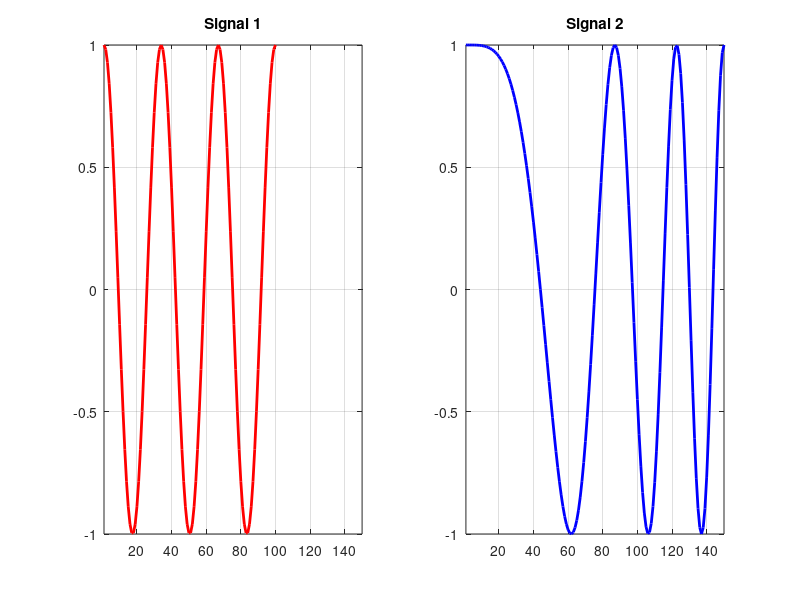

The MATLAB script that drew this image:

% create two signals stretched over different number of samples
N1 = 100;
N2 = 150;
t1 = linspace(0,1,N1);
t2 = linspace(0,1,N2);
xNoise = 0;
x1 = cos(6*pi*t1) + xNoise*randn(1,N1);
x2 = cos(6*pi*(t2).^2) + xNoise*randn(1,N2);

% plot signals
figure
subplot(1,2,1)
plot(1:N1,x1,'r','linewidth',2)
grid on
xlim([1 N2]);
title('Signal 1');
subplot(1,2,2)
plot(1:N2,x2,'b','linewidth',2);
grid on
xlim([1 N2]);
title('Signal 2');

% APPLY DYNAMIC TIME WARPING
%=========================================================================
% use appropriate function to match signals x1 and x2

%=========================================================================